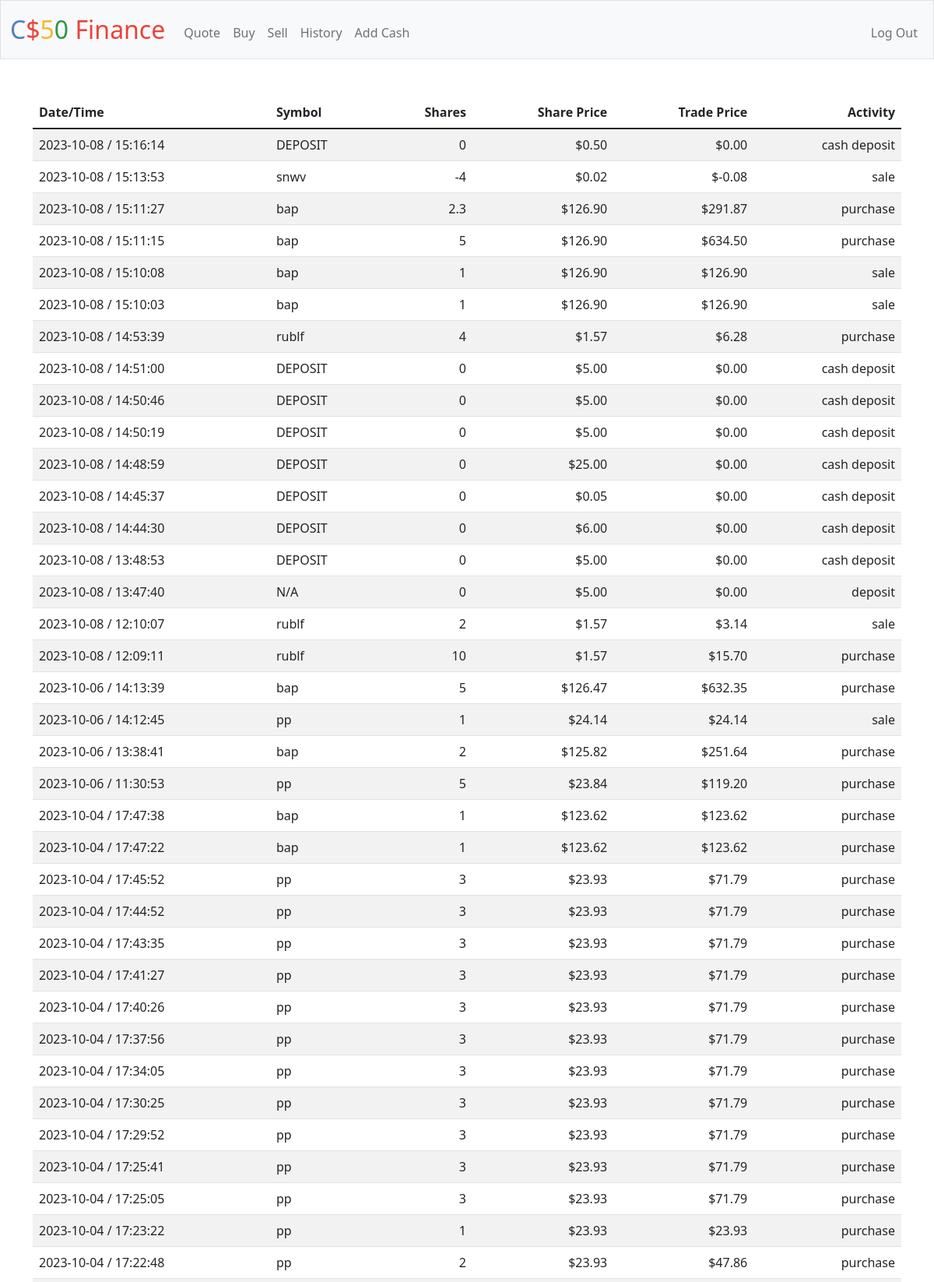
Screenshot of /history (signed in, upper part) with the database file from the repository.
### tables this page shows
CREATE TABLE trades (
id INTEGER PRIMARY KEY NOT NULL,
tradeuser TEXT NOT NULL,
date NUMERIC NOT NULL,
time NUMERIC NOT NULL,
symbol TEXT NOT NULL,
number INTEGER,
price NUMERIC NOT NULL, activity TEXT NOT NULL DEFAULT "purchase",
FOREIGN KEY(tradeuser) REFERENCES users(id)
);

### app.py (the view)
@app.route("/history")
@login_required
def history():
    trades = db.execute(
        "SELECT * FROM trades WHERE tradeuser = (?) ORDER BY date DESC, time DESC",
        session["user_id"],
    )
    for trade in trades:
        trade["trade_price"] = trade["price"] * trade["number"]
    return render_template("history.html", trades=trades)

### app.py (called while the page is built)
@app.after_request
def after_request(response):
    response.headers["Cache-Control"] = "no-cache, no-store, must-revalidate"
    response.headers["Expires"] = 0
    response.headers["Pragma"] = "no-cache"
    return response

### helpers.py (called while the page is built)
def login_required(f):
    @wraps(f)
    def decorated_function(*args, **kwargs):
        if session.get("user_id") is None:
            return redirect("/login")
        return f(*args, **kwargs)
    return decorated_function

def usd(value):
    return f"${value:,.2f}"

### templates/history.html (shortened to what this page needs)
{% extends "layout.html" %}
{% block main %}
    <table class="table table-striped">
        <thead>
            <tr>
                <th class="text-start">Date/Time</th>
                <th class="text-start">Symbol</th>
                <th class="text-end">Shares</th>
                <th class="text-end">Share Price</th>
                <th class="text-end">Trade Price</th>
                <th class="text-end">Activity</th>
            </tr>
        </thead>
        <tbody>
            {% for trade in trades %}
                <tr>
                    <td class="text-start">{{ trade.date }} / {{ trade.time }}</td>
                    <td class="text-start">{{ trade.symbol }}</td>
                    <td class="text-end">{{ trade.number }}</td>
                    <td class="text-end">{{ trade.price | usd }}</td>
                    <td class="text-end">{{ trade.trade_price | usd }}</td>
                    <td class="text-end">{{ trade.activity }}</td>
                </tr>
            {% endfor %}
        </tbody>
    </table>
{% endblock %}

### templates/layout.html (shortened to what this page needs)
<!DOCTYPE html>
<html lang="en">
    <head>
        <link href="https://cdn.jsdelivr.net/npm/bootstrap@5.1.3/dist/css/bootstrap.min.css" rel="stylesheet">
        <link href="/static/styles.css" rel="stylesheet">
    </head>
    <body>
        <nav class="bg-light border navbar navbar-expand-md navbar-light">
            <div class="container-fluid">
                <a class="navbar-brand" href="/"><span class="blue">C</span><span class="red">$</span><span class="yellow">5</span><span class="green">0</span> <span class="red">Finance</span></a>
                <div class="collapse navbar-collapse" id="navbar">
                    {% if session["user_id"] %}
                        <ul class="navbar-nav me-auto mt-2">
                            <li class="nav-item"><a class="nav-link" href="/quote">Quote</a></li>
                            <li class="nav-item"><a class="nav-link" href="/buy">Buy</a></li>
                            <li class="nav-item"><a class="nav-link" href="/sell">Sell</a></li>
                            <li class="nav-item"><a class="nav-link" href="/history">History</a></li>
                            <li class="nav-item"><a class="nav-link" href="/cash">Add Cash</a></li>
                        </ul>
                        <ul class="navbar-nav ms-auto mt-2">
                            <li class="nav-item"><a class="nav-link" href="/logout">Log Out</a></li>
                        </ul>
                    {% else %}
                        <ul class="navbar-nav ms-auto mt-2">
                            <li class="nav-item"><a class="nav-link" href="/register">Register</a></li>
                            <li class="nav-item"><a class="nav-link" href="/login">Log In</a></li>
                        </ul>
                    {% endif %}
                </div>
            </div>
        </nav>
        <main class="container py-5 text-center">
            {% block main %}{% endblock %}
        </main>
    </body>
</html>

### static/styles.css (style rules this page uses)
nav .navbar-brand { font-size: xx-large; }
nav .navbar-brand .blue { color: #537fbe; }
nav .navbar-brand .red { color: #ea433b; }
nav .navbar-brand .yellow { color: #f5b82e; }
nav .navbar-brand .green { color: #2e944b; }

### rows the page displays
trades: date "2023-10-08", time "15:16:14", symbol "DEPOSIT", number "0", price "$0.50", trade_price "$0.00", activity "cash deposit"
trades: date "2023-10-08", time "15:13:53", symbol "snwv", number "-4", price "$0.02", trade_price "$-0.08", activity "sale"
trades: date "2023-10-08", time "15:11:27", symbol "bap", number "2.3", price "$126.90", trade_price "$291.87", activity "purchase"
trades: date "2023-10-08", time "15:11:15", symbol "bap", number "5", price "$126.90", trade_price "$634.50", activity "purchase"
trades: date "2023-10-08", time "15:10:08", symbol "bap", number "1", price "$126.90", trade_price "$126.90", activity "sale"
trades: date "2023-10-08", time "15:10:03", symbol "bap", number "1", price "$126.90", trade_price "$126.90", activity "sale"
trades: date "2023-10-08", time "14:53:39", symbol "rublf", number "4", price "$1.57", trade_price "$6.28", activity "purchase"
trades: date "2023-10-08", time "14:51:00", symbol "DEPOSIT", number "0", price "$5.00", trade_price "$0.00", activity "cash deposit"
trades: date "2023-10-08", time "14:50:46", symbol "DEPOSIT", number "0", price "$5.00", trade_price "$0.00", activity "cash deposit"
trades: date "2023-10-08", time "14:50:19", symbol "DEPOSIT", number "0", price "$5.00", trade_price "$0.00", activity "cash deposit"
trades: date "2023-10-08", time "14:48:59", symbol "DEPOSIT", number "0", price "$25.00", trade_price "$0.00", activity "cash deposit"
trades: date "2023-10-08", time "14:45:37", symbol "DEPOSIT", number "0", price "$0.05", trade_price "$0.00", activity "cash deposit"
trades: date "2023-10-08", time "14:44:30", symbol "DEPOSIT", number "0", price "$6.00", trade_price "$0.00", activity "cash deposit"
trades: date "2023-10-08", time "13:48:53", symbol "DEPOSIT", number "0", price "$5.00", trade_price "$0.00", activity "cash deposit"
trades: date "2023-10-08", time "13:47:40", symbol "N/A", number "0", price "$5.00", trade_price "$0.00", activity "deposit"
trades: date "2023-10-08", time "12:10:07", symbol "rublf", number "2", price "$1.57", trade_price "$3.14", activity "sale"
trades: date "2023-10-08", time "12:09:11", symbol "rublf", number "10", price "$1.57", trade_price "$15.70", activity "purchase"
trades: date "2023-10-06", time "14:13:39", symbol "bap", number "5", price "$126.47", trade_price "$632.35", activity "purchase"
trades: date "2023-10-06", time "14:12:45", symbol "pp", number "1", price "$24.14", trade_price "$24.14", activity "sale"
trades: date "2023-10-06", time "13:38:41", symbol "bap", number "2", price "$125.82", trade_price "$251.64", activity "purchase"
trades: date "2023-10-06", time "11:30:53", symbol "pp", number "5", price "$23.84", trade_price "$119.20", activity "purchase"
trades: date "2023-10-04", time "17:47:38", symbol "bap", number "1", price "$123.62", trade_price "$123.62", activity "purchase"
trades: date "2023-10-04", time "17:47:22", symbol "bap", number "1", price "$123.62", trade_price "$123.62", activity "purchase"
trades: date "2023-10-04", time "17:45:52", symbol "pp", number "3", price "$23.93", trade_price "$71.79", activity "purchase"
trades: date "2023-10-04", time "17:44:52", symbol "pp", number "3", price "$23.93", trade_price "$71.79", activity "purchase"
trades: date "2023-10-04", time "17:43:35", symbol "pp", number "3", price "$23.93", trade_price "$71.79", activity "purchase"
trades: date "2023-10-04", time "17:41:27", symbol "pp", number "3", price "$23.93", trade_price "$71.79", activity "purchase"
trades: date "2023-10-04", time "17:40:26", symbol "pp", number "3", price "$23.93", trade_price "$71.79", activity "purchase"
trades: date "2023-10-04", time "17:37:56", symbol "pp", number "3", price "$23.93", trade_price "$71.79", activity "purchase"
trades: date "2023-10-04", time "17:34:05", symbol "pp", number "3", price "$23.93", trade_price "$71.79", activity "purchase"
trades: date "2023-10-04", time "17:30:25", symbol "pp", number "3", price "$23.93", trade_price "$71.79", activity "purchase"
trades: date "2023-10-04", time "17:29:52", symbol "pp", number "3", price "$23.93", trade_price "$71.79", activity "purchase"
trades: date "2023-10-04", time "17:25:41", symbol "pp", number "3", price "$23.93", trade_price "$71.79", activity "purchase"
trades: date "2023-10-04", time "17:25:05", symbol "pp", number "3", price "$23.93", trade_price "$71.79", activity "purchase"
trades: date "2023-10-04", time "17:23:22", symbol "pp", number "1", price "$23.93", trade_price "$23.93", activity "purchase"
trades: date "2023-10-04", time "17:22:48", symbol "pp", number "2", price "$23.93", trade_price "$47.86", activity "purchase"
